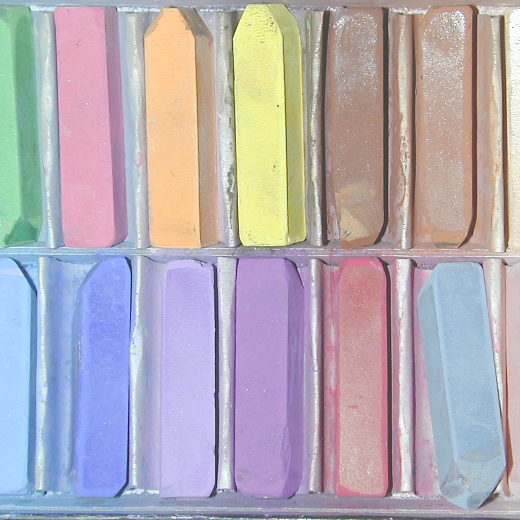
//> input picture images/Fig06_chalk.tif, 1040 x 1040 px (shown at 1/2 size)
$ ./Color_enhance   (built with g++ and OpenCV 4)
//> lines starting //> are read from the running program, lines starting //| are printed output that depends on the picture
// Histogram equalization
// --> (Intensity equalization)

#include <iostream>
#include "cv.hpp"

using namespace std;
using namespace cv;

int main() {
    Mat img, hsv, enhanced;

    img = imread("images/Fig06_chalk.tif", 1);
//> img is the input picture: 1040 rows x 1040 cols, CV_8UC3; mean B, G, R 180.1, 171.2, 178.9
	resize(img, img, Size(0,0), 0.5, 0.5);
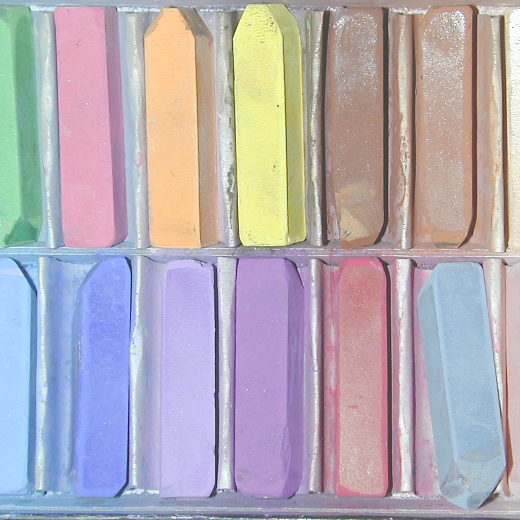
//> img: 520 rows x 520 cols, CV_8UC3; mean B, G, R 180.2, 171.3, 179
	imshow("org", img);

	cvtColor(img, hsv, COLOR_BGR2HSV);
//> hsv: 520 rows x 520 cols, CV_8UC3; mean H, S, V 87.9, 61, 202.4
	std::vector<Mat> channel(3);
	split(hsv, channel);
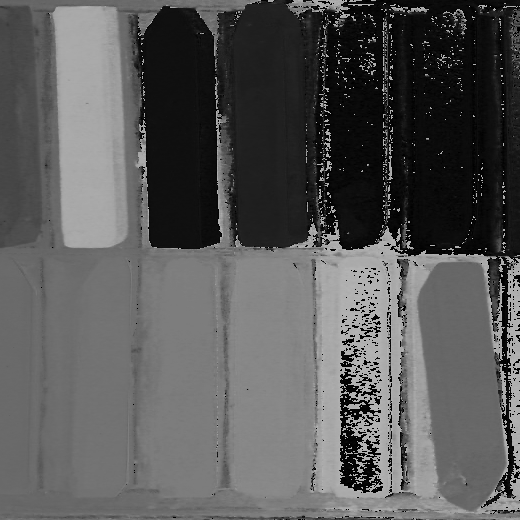
//> channel[0]: 520 rows x 520 cols, CV_8UC1; min 0, max 179, mean 87.9
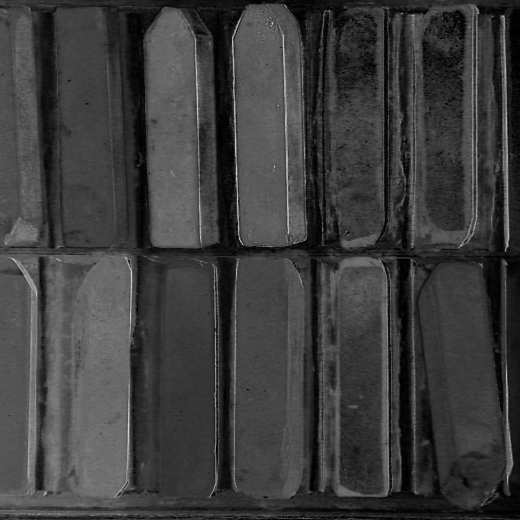
//> channel[1]: 520 rows x 520 cols, CV_8UC1; min 0, max 220, mean 61
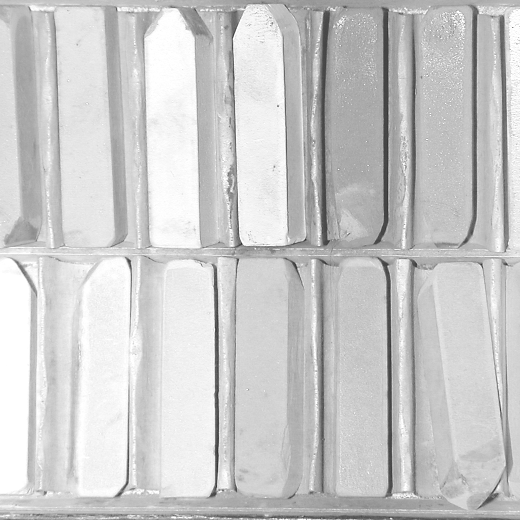
//> channel[2]: 520 rows x 520 cols, CV_8UC1; min 44, max 255, mean 202.4
	equalizeHist(channel[2], channel[2]);
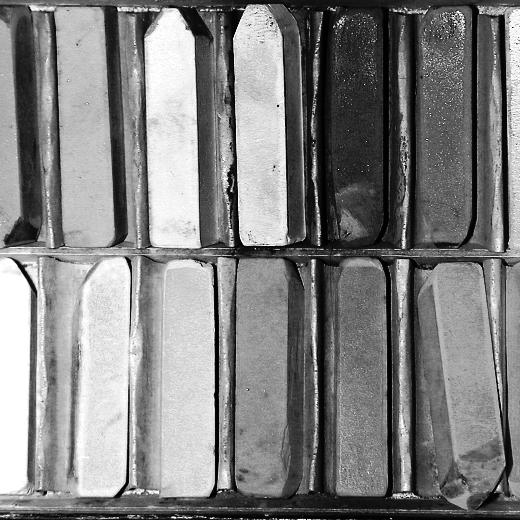
//> channel[2]: 520 rows x 520 cols, CV_8UC1; min 0, max 255, mean 128.8
	merge(channel, enhanced);
//> enhanced: 520 rows x 520 cols, CV_8UC3; mean H, S, V 87.9, 61, 128.8

	cvtColor(enhanced, enhanced, COLOR_HSV2BGR);
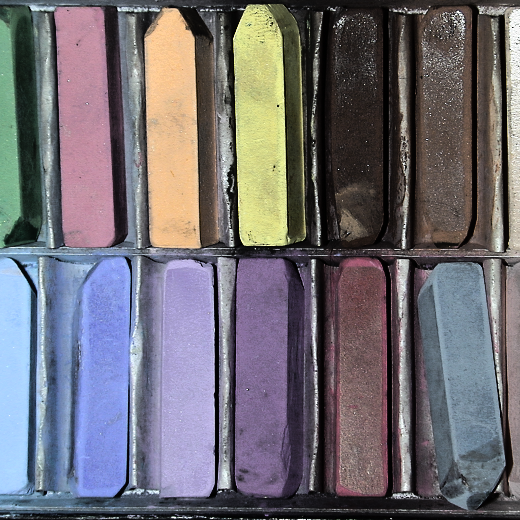
//> enhanced: 520 rows x 520 cols, CV_8UC3; mean B, G, R 114.9, 108.1, 111.5
	imshow("enhanced", enhanced);

	waitKey(0);
}
